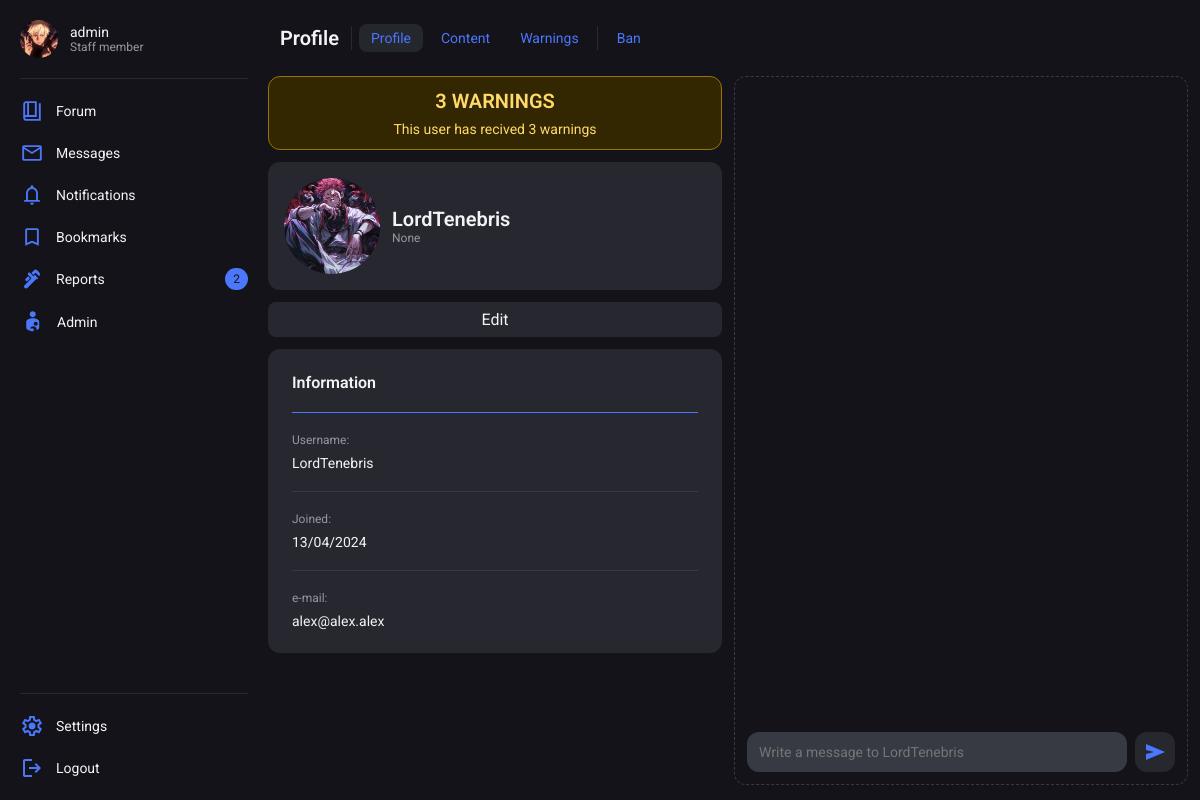
Page /profile/2/ (signed in) on the earlier database version.
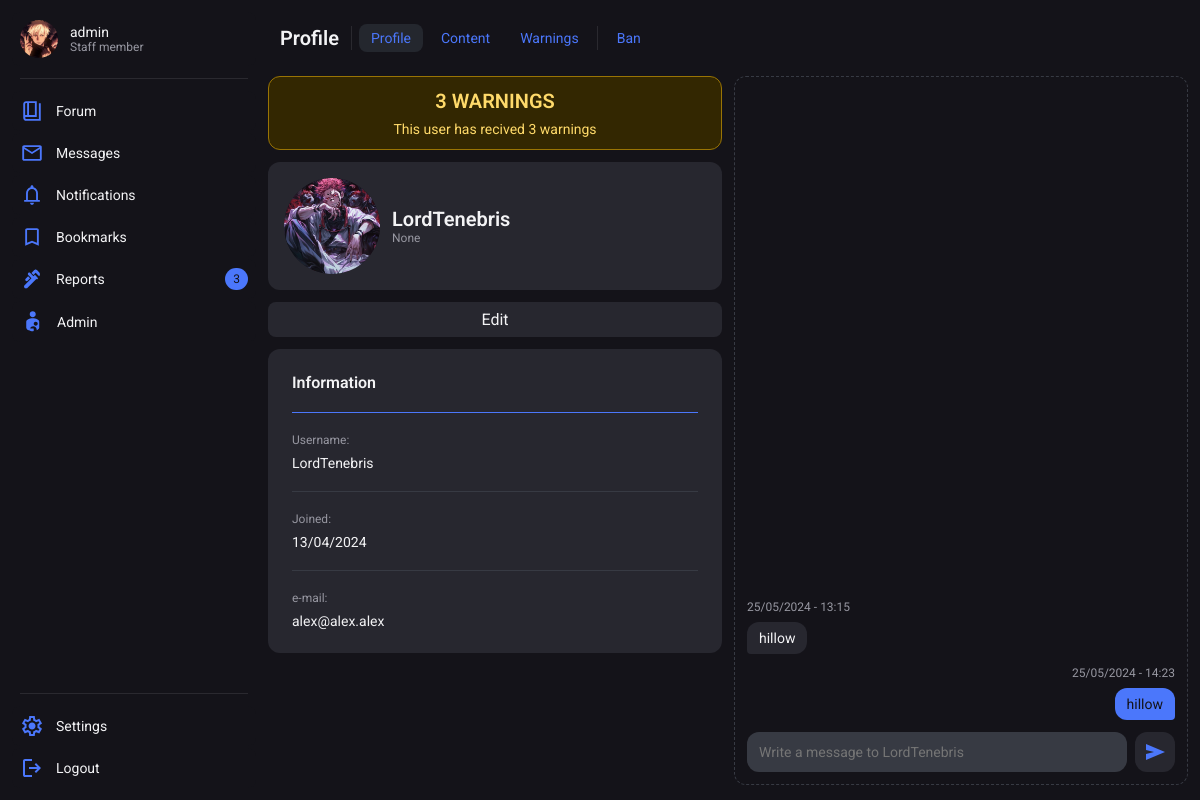
Same page on the later database version.
### profile_messages/models.py (models this page shows, shortened)
class Private_Message(models.Model):
    dialog = models.ForeignKey(Dialog, on_delete=models.CASCADE)
    sender = models.ForeignKey(User, on_delete=models.CASCADE)
    receiver = models.ForeignKey(User, on_delete=models.CASCADE, related_name="message_receiver")
    content = models.TextField()
    is_visible = models.BooleanField(default=True) #unused
    deleted_by = models.ForeignKey(User, on_delete=models.SET_NULL, blank=True, null=True, related_name="PM_deleted_by") #unused
    invis_reason = models.TextField(blank=True, null=True) #unused
    is_read = models.BooleanField(default=False)
    time_created = models.DateTimeField(default=datetime.now())
    time_changed = models.DateTimeField(null=True, blank=True) #unused

### users/views.py (the view)
# urls.py: path('<int:id>/', views.profile_view, name='profile_view'),
def profile_view(request, id):
    try:
        account = User.objects.get(id=id)
        dictionary = {
        "account": account
        }
    except:
        return render(request, 'error.html', {'error_str':base_strings.ERRORS['user_not_found']})
    if request.user == account or request.user.has_perm('users.view_profile') or account.preference.account_visibility == 0 or (account.preference.account_visibility == 1 and request.user.is_authenticated):
        try:
            unread_msgs = Private_Message.objects.filter(receiver=request.user, sender=account, is_read=False)
            for msg in unread_msgs:
                msg.is_read = True
                msg.save()
        except:
            pass
        return render(request, "profile.html", dictionary)
    else:
        return render(request, 'error.html', {'error_str':base_strings.ERRORS['user_visibility_hidden']})

### users/chat_processor.py (called while the page is built)
def profile_processor(request):
    chat_data = {}
    if request.path.startswith('/profile/'):
        match = re.search(r'(\d+)', request.path)
        if match:
            user_id = int(match.group(1))
            try:
                account = User.objects.get(id=user_id)
                private_messages = Private_Message.objects.filter(
                    Q(sender=request.user, receiver=account) | Q(sender=account, receiver=request.user)
                ).order_by('-id')
                chat_data["private_messages"] = private_messages
                chat_data["dialog"] = private_messages[0].dialog
            except:
                chat_data["private_messages"] = False
    return chat_data

### users/templates/profile.html (shortened to what the changed rows need)
{% extends 'base.html' %}
{% block style %}
    {% load static %}
    <link rel="stylesheet" href="{% static 'profile.css' %}">
    <link rel="stylesheet" href="{% static 'popup.css' %}">
{% endblock %}
{% block content %}
<header class="wrapper">
    <h2 class="title">Profile</h2>
</header>
<div class="mainContentWrapper">
    <div class="container profileView">
        {% if perms.users.view_profile %}
            {% if account.profile.warnings %}
                <div class="container warningBanner">
                    <h2 class="warningBannerTitle">{{ account.profile.warnings }} WARNINGS</h2>
                </div>
            {% endif %}
        {% endif %}
        <div class="wrapper profileContainer">
            <div class="container">
                <h2 class="title" id="username">{{ account.username }}</h2>
            </div>
        </div>
        {% if profile_content %}
            {% if content %}
                <div class="container card">
                    <div class="wrapper cardHeader">
                        <h2 class="cardTitle">Content</h2>
                    </div>
                    {% for msg in content %}
                        {% if msg.is_visible or perms.forum.view_message %}
                            {% if msg.thread.is_visible or perms.forum.view_thread %}
                                {% if msg.thread.node.type_private %}
                                    {% if request.user == msg.thread.user or perms.forum.view_thread %}
                                        <div class="cardLine"></div>
                                        <a class="container cardSectionItem" href="{% url 'thread' msg.thread.node.name|slugify msg.thread.title|slugify msg.thread.id %}#{{msg.id}}">
                                            <div class="cardSectionInnerItem container">
                                                <p class="meta">{{ msg.thread.title }}</p>
                                                <p class="text">
                                                    {% if not msg.is_visible or not msg.thread.is_visible %}
                                                        <del>{{ msg.message|truncatechars:100 }}</del>
                                                    {% else %}
                                                        {{ msg.message|truncatechars:100 }}
                                                    {% endif %}
                                                </p>
                                            </div>
                                        </a>
                                    {% endif %}
                                {% else %}
                                    <div class="cardLine"></div>
                                    <a class="container cardSectionItem" href="{% url 'thread' msg.thread.node.name|slugify msg.thread.title|slugify msg.thread.id %}#{{msg.id}}">
                                        <div class="cardSectionInnerItem container">
                                            <p class="meta">{{ msg.thread.title }}</p>
                                            <p class="text">
                                                {% if not msg.is_visible or not msg.thread.is_visible %}
                                                    <del>{{ msg.message|truncatechars:100 }}</del>
                                                {% else %}
                                                    {{ msg.message|truncatechars:100 }}
                                                {% endif %}
                                            </p>
                                        </div>
                                    </a>
                                {% endif %}
                            {% endif %}
                        {% endif %}
                    {% endfor %}
                </div>
            {% else %}
                <div class="container banner">
                    <h2 class="title">No content</h2>
                    <p class="text">This section displays any content created by {{account.username}}.</p>
                </div>
            {% endif %}
        {% else %}
            {% if warnings_history %}
                {% if warnings %}
                    <div class="container card">
                        <div class="wrapper cardHeader">
                            <h2 class="cardTitle">Warnings</h2>
                        </div>
                        {% for warn in warnings %}
                        {% if warn.forum_msg %}
                            <div class="cardLine"></div>
                            <div class="container cardSection">
                                <p class="meta">Warned by: <span class="meta_action"><a href="{% url 'profile_view' warn.warned_by.id %}" class="forumUserLink">{{ warn.warned_by }}</a></span> in "<span class="meta_action"><a href="{% url 'thread' warn.forum_msg.thread.node.name|slugify  warn.forum_msg.thread.title|slugify warn.forum_msg.thread.id %}#{{ warn.forum_msg.id }}" class="meta">{{ warn.forum_msg.thread.title }}</a></span>"</p>
                                <p class="meta">{{ warn.time_warned|date:"d/m/Y - H:i" }}</p>
                                <p class="text">{{ warn.details }}</p>
                            </div>
                        {% endif %}
                        {% endfor %}
                    </div>
                {% else %}
                    <div class="container banner">
                        <h2 class="title">No warnings</h2>
                        <p class="text">This section displays any warnings received by {{account.username}}.</p>
                    </div>
                {% endif %}
            {% else %}
                <div class="container card">
                    <div class="wrapper cardHeader">
                        <h2 class="cardTitle">Information</h2>
                    </div>
                </div>
            {% endif %}
        {% endif %}
    </div>
    {% if not account == request.user %}
    <div class="container chatView">
        {% if private_messages %}
        {% for msg in private_messages %}
            {% if msg.sender == request.user %}
                <div class="container messageContainer senderMessageContainer">
                    <div class="wrapper messageMetaContainer senderMessageMetaContainer">
                        <p class="meta">{{ msg.time_created|date:"d/m/Y - H:i" }}</p>
                    </div>
                    <p class="message senderMessage">{{ msg.content }}</p>
                </div>
            {% else %}
                <div class="container messageContainer receiverMessageContainer">
                    <div class="wrapper messageMetaContainer">
                        <p class="meta">{{ msg.time_created|date:"d/m/Y - H:i" }}</p>
                    </div>
                    <p class="message receiverMessage">{{ msg.content }}</p>
                </div>
            {% endif %}
        {% endfor %}
        {% endif %}
    </div>
    {% endif %}
</div>
{% endblock %}

### base/templates/base.html (shortened to what this page needs)
<!DOCTYPE html>
<html lang="en">
<head>
    {% load static %}
    {% if request.user.is_authenticated %}
        <link rel="stylesheet" href="{% static 'themes/theme_' %}{{request.user.preference.color_theme}}.css">
    {% else %}
        <link rel="stylesheet" href="{% static 'themes/theme_0.css' %}">
    {% endif %}
    <link rel="stylesheet" href="{% static 'style.css' %}">
    {% block style %}{% endblock %}
</head>
<body>
    <nav>
        {% if request.user.is_authenticated %}
            <div class="container navBtnContainer" id="navConProfile">
                <a class="wrapper navBtn" href="{% url 'profile_view' request.user.id %}">
                    {%  if avatar_path %}
                        <img class="navBtnAvatar" src="{{ avatar_path }}" alt="">
                    {% else %}
                        <img src="{% static 'assets/missing_avatar.svg' %}" alt="">
                    {% endif %}
                    <div class="container">
                        <span class="text">{{ request.user.username }}</span>
                        <span class="meta">{{request.user.profile.title}}</span>
                    </div>
                </a>
            </div>
            <div class="navLine"></div>
            <div class="container navBtnContainer" id="navConMain">
                <a class="wrapper navBtn {% if current_tab == 'forum' %}focus{% endif %}" href="{% url 'forum_main' %}">
                    <span class="text">Forum</span>
                </a>
                <a class="wrapper navBtn space {% if current_tab == 'message' %}focus{% endif %}" href="{% url 'messages_main' %}">
                    <div class="wrapper navBtnMainContainer">
                        <span class="text">Messages</span>
                    </div>
                </a>
                <a class="wrapper navBtn space {% if current_tab == 'notifications' %}focus{% endif %}" href="{% url 'notifications' %}">
                    <div class="wrapper navBtnMainContainer">
                        <span class="text">Notifications</span>
                    </div>
                </a>
                <a class="wrapper navBtn {% if current_tab == 'bookmarks' %}focus{% endif %}" href="{% url 'bookmarks_main' %}">
                    <span class="text">Bookmarks</span>
                </a>
                {% if perms.moderation.view_reports %}
                <a class="wrapper navBtn space {% if current_tab == 'moderation' %}focus{% endif %}" href="{% url 'moderation_main' %}">
                    <div class="wrapper navBtnMainContainer">
                        <span class="text">Reports</span>
                    </div>
                    {% if reports_amount > 0 %}
                        {% if assigned_reports > 0 %}
                            <p class="navNotificationBadge">{{assigned_reports}}/{{reports_amount}}</p>
                        {% else %}
                            <p class="navNotificationBadge">{{reports_amount}}</p>
                        {% endif %}
                    {% endif %}
                </a>
                {% endif %}
                {% if request.user.is_staff %}
                <a class="wrapper navBtn" href="{% url 'admin:index' %}">
                    <span class="text">Admin</span>
                </a>
                {% endif %}
            </div>
            <div class="navLine"></div>
            <div class="container navBtnContainer" id="navConOptions">
                <a class="wrapper navBtn" href="{% url 'profile_edit' request.user.id %}">
                    <span class="text">Settings</span>
                </a>
                <a class="wrapper navBtn" href="{% url 'logout_user' %}">
                    <span class="text">Logout</span>
                </a>
            </div>
        {% endif %}
    </nav>
    <div class="main">
        {% block content %}{% endblock %}
    </div>
</body>
</html>

Differences in the rows shown:
added Private_Message: time_created "25/05/2024 - 14:23", content "hillow"
added Private_Message: time_created "25/05/2024 - 13:15", content "hillow"
Other differences:
{{ reports_amount }}: "2" → "3"
